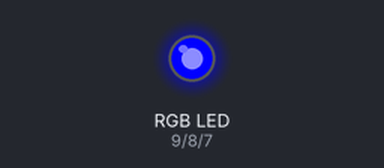
A sketch run on a simulated Arduino Uno, built with avr-gcc and run on an emulated ATmega328P. Shown: an RGB LED mixed from three pins (HIGH = lit).

Above: at 0.15 s.
At 1.35 s:
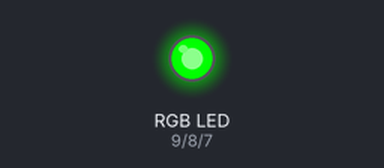
At 2.55 s:
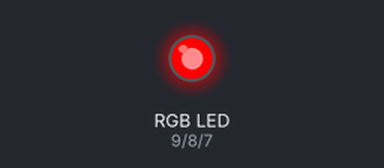
Timing chart, 0 to 3.0 s (numbered marks = the images above):
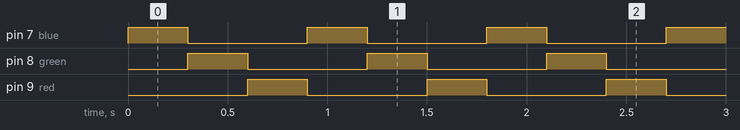

The sketch:

BLKLab_PRJ36_Mach_Dieu_Khien_LED_RGB_Bang_Arduino.ino
```cpp
int blue=7,                     //Khai báo các chân LED RGB
    green = 8,
    red = 9,
    delayTime = 300;            //Thời gian phát sáng
void setup(){
  pinMode(red,OUTPUT);          //Đặt chức năng đầu ra cho các chân điều khiển LED RGB
  pinMode(green,OUTPUT);
  pinMode(blue,OUTPUT);
}

void loop() {
  digitalWrite(red,0);          //Tắt bóng đỏ và bóng xanh lục , bật bóng xanh dương
  digitalWrite(blue,1);
  digitalWrite(green,0);
  delay(delayTime);             //Thời gian sáng
  digitalWrite(red,0);          //Chuyển sang bóng xanh lục sáng, 2 bóng còn lại tắt
  digitalWrite(blue,0);
  digitalWrite(green,1);
  delay(delayTime);
  digitalWrite(red,1);          //Chuyển sang bóng đỏ sáng, 2 bóng còn lại tắt
  digitalWrite(blue,0);
  digitalWrite(green,0);
  delay(delayTime);

}
```

Measured:
- by itself, pin 7 (blue), pin 8 (green), pin 9 (red): alternates HIGH for 0.30 s and LOW for 0.60 s
- by itself, everything shown: repeats every 0.90 s, in 3 steps
